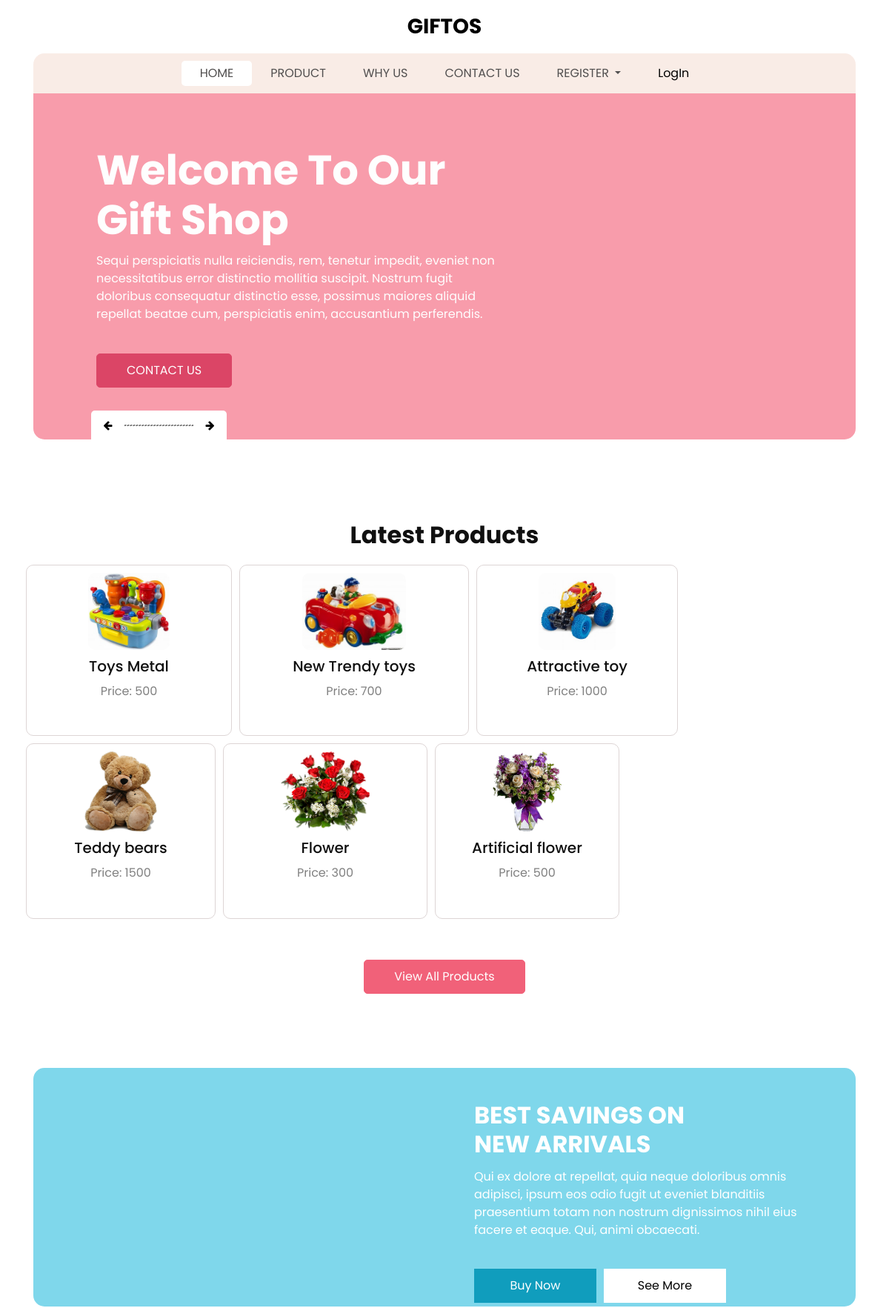
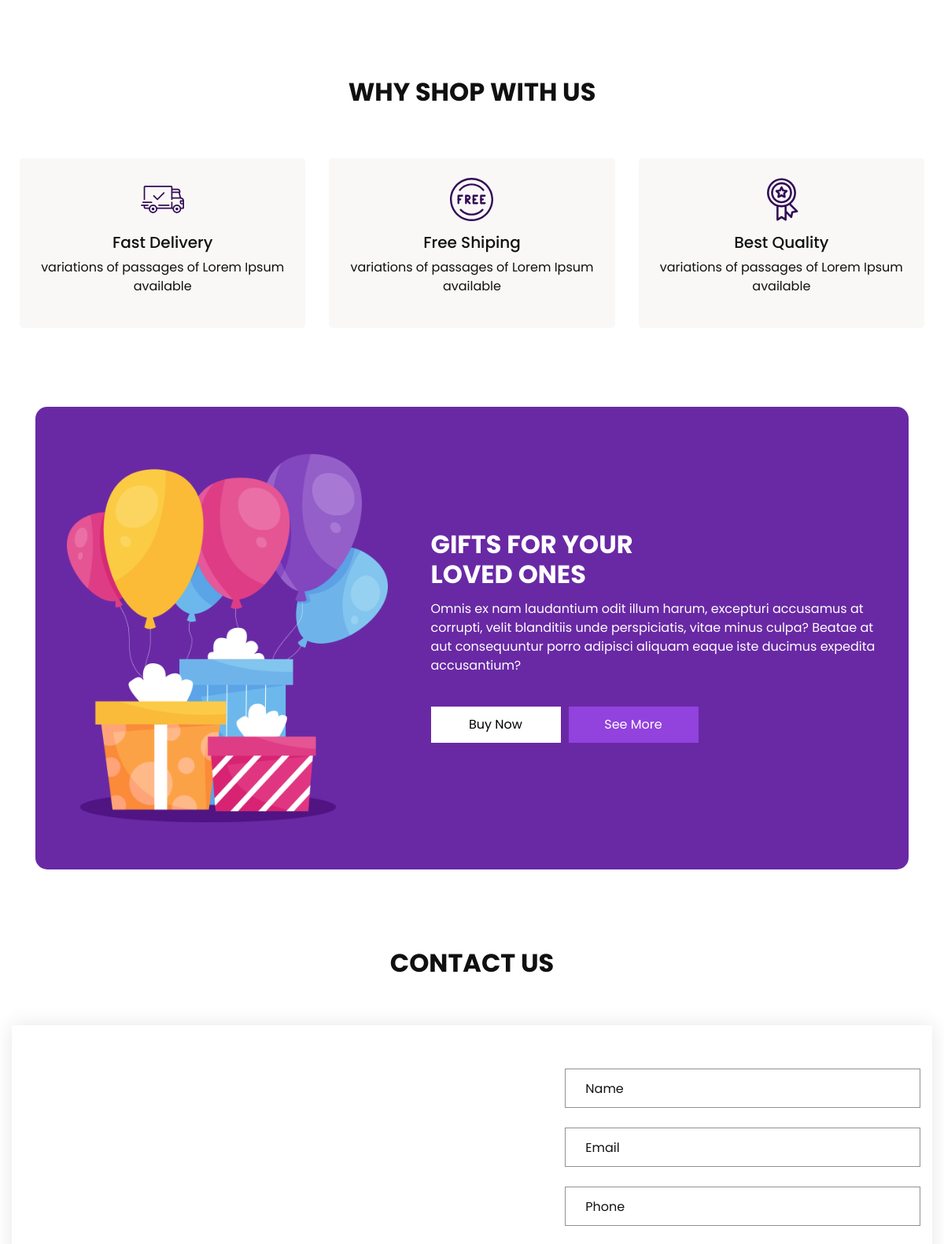
The page / (upper part) on the database its author committed (2 pictures, top to bottom).
### app/models.py (models this page shows)
class Product(models.Model):
    product_id=models.ForeignKey(Company,on_delete=models.CASCADE)
    name=models.CharField(max_length=100)
    image=models.FileField(upload_to='media')
    description=models.CharField(max_length=100)
    price=models.IntegerField()
    category=models.CharField(null=True,blank=True,max_length=100)
    product_quantity=models.IntegerField(null=True,blank=True)
    color = models.ManyToManyField(Color)
    size = models.ManyToManyField(Size)

### app/views.py (the view)
# urls.py: path('',views.index),
def index(request):
    products=Product.objects.all()
    return render(request,'index.html',{'products':products})

### templates/index.html (shortened to what this page needs)
<!DOCTYPE html>
{% load static %}
<html>
<head>
  <link href="https://cdn.jsdelivr.net/npm/bootstrap@5.3.3/dist/css/bootstrap.min.css" rel="stylesheet">
  <link rel="stylesheet" type="text/css" href="https://cdnjs.cloudflare.com/ajax/libs/OwlCarousel2/2.3.4/assets/owl.carousel.min.css" />
  <link rel="stylesheet" type="text/css" href="{% static 'css/bootstrap.css' %}" />
  <link href="{% static 'css/style.css' %}" rel="stylesheet" />
  <link href="{% static 'css/responsive.css' %}" rel="stylesheet" />
</head>
<body>
  {% block content %}
  <div class="hero_area">
    <header class="header_section">
      <nav class="navbar navbar-expand-lg custom_nav-container ">
        <a class="navbar-brand" href="index.html">
          <span>
            Giftos
          </span>
        </a>
        <div class="collapse navbar-collapse" id="navbarSupportedContent">
          <ul class="navbar-nav  ">
            <li class="nav-item active">
              <a class="nav-link" href="{% static 'index.html' %}">Home <span class="sr-only">(current)</span></a>
            </li>
            <li class="nav-item">
              <a class="nav-link" href="#product">
                Product
              </a>
            </li>
            <li class="nav-item">
              <a class="nav-link" href="#WhyUs">
                Why Us
              </a>
            </li>
            <li class="nav-item">
              <a class="nav-link" href="#ContactUs">
                Contact Us
              </a>
            </li>
            <li class="nav-item dropdown">
              <a class="nav-link dropdown-toggle" href="#" role="button" data-bs-toggle="dropdown" aria-expanded="false">
                Register
              </a>
            </li>
          </ul>
          <div class="user_option">
              <span>
                <a href="login">LogIn</a>
              </span>
          </div>
        </div>
      </nav>
    </header>
    {% endblock %}
    <section class="slider_section">
      <div class="slider_container">
        <div id="carouselExampleIndicators" class="carousel slide" data-ride="carousel">
          <div class="carousel-inner">
            <div class="carousel-item active">
              <div class="container-fluid">
                <div class="row">
                  <div class="col-md-7">
                    <div class="detail-box">
                      <h1>
                        Welcome To Our <br>
                        Gift Shop
                      </h1>
                      <p>
                        Sequi perspiciatis nulla reiciendis, rem, tenetur impedit, eveniet non necessitatibus error distinctio mollitia suscipit. Nostrum fugit doloribus consequatur distinctio esse, possimus maiores aliquid repellat beatae cum, perspiciatis enim, accusantium perferendis.
                      </p>
                      <a href="">
                        Contact Us
                      </a>
                    </div>
                  </div>
                  <div class="col-md-5 ">
                    <div class="img-box">
                    </div>
                  </div>
                </div>
              </div>
            </div>
          </div>
          <div class="carousel_btn-box">
            <a class="carousel-control-prev" href="#carouselExampleIndicators" role="button" data-slide="prev">
              <i class="fa fa-arrow-left" aria-hidden="true"></i>
            </a>
            <img src="{% static 'images/line.png' %}" alt="" />
            <a class="carousel-control-next" href="#carouselExampleIndicators" role="button" data-slide="next">
              <i class="fa fa-arrow-right" aria-hidden="true"></i>
            </a>
          </div>
        </div>
      </div>
    </section>
  </div>
  <section class="shop_section layout_padding" id="product">
    <div class="container">
      <div class="container">
        <h2>Latest Products</h2>
        <div class="product-grid">
          {% for i in products|slice:6 %}
            <div class="product-card">
                <a href="{% url 'login' %}"><img src="{{ i.image.url }}" alt="{{ i.name }}"></a>
                <h3>{{ i.name }}</h3>
                <p>Price: {{ i.price }}</p>
            </div>
            {% endfor %}
        </div>
    </div>
      <div class="btn-box">
        <a href="{% url 'viewproducts' %}">
          View All Products
        </a>
      </div>
    </div>
  </section>
  <section class="saving_section ">
    <div class="box">
      <div class="container-fluid">
        <div class="row">
          <div class="col-lg-6">
            <div class="img-box">
            </div>
          </div>
          <div class="col-lg-6">
            <div class="detail-box">
              <div class="heading_container">
                <h2>
                  Best Savings on <br>
                  new arrivals
                </h2>
              </div>
              <p>
                Qui ex dolore at repellat, quia neque doloribus omnis adipisci, ipsum eos odio fugit ut eveniet blanditiis praesentium totam non nostrum dignissimos nihil eius facere et eaque. Qui, animi obcaecati.
              </p>
              <div class="btn-box">
                <a href="#" class="btn1">
                  Buy Now
                </a>
                <a href="#" class="btn2">
                  See More
                </a>
              </div>
            </div>
          </div>
        </div>
      </div>
    </div>
  </section>
  <section class="why_section layout_padding" id="WhyUs">
    <div class="container">
      <div class="heading_container heading_center">
        <h2>
          Why Shop With Us
        </h2>
      </div>
      <div class="row">
        <div class="col-md-4">
          <div class="box ">
            <div class="img-box">
            </div>
            <div class="detail-box">
              <h5>
                Fast Delivery
              </h5>
              <p>
                variations of passages of Lorem Ipsum available
              </p>
            </div>
          </div>
        </div>
        <div class="col-md-4">
          <div class="box ">
            <div class="img-box">
            </div>
            <div class="detail-box">
              <h5>
                Free Shiping
              </h5>
              <p>
                variations of passages of Lorem Ipsum available
              </p>
            </div>
          </div>
        </div>
        <div class="col-md-4">
          <div class="box ">
            <div class="img-box">
            </div>
            <div class="detail-box">
              <h5>
                Best Quality
              </h5>
              <p>
                variations of passages of Lorem Ipsum available
              </p>
            </div>
          </div>
        </div>
      </div>
    </div>
  </section>
  <section class="gift_section layout_padding-bottom">
    <div class="box ">
      <div class="container-fluid">
        <div class="row">
          <div class="col-md-5">
            <div class="img_container">
              <div class="img-box">
                <img src="{% static 'images/gifts.png' %}" alt="">
              </div>
            </div>
          </div>
          <div class="col-md-7">
            <div class="detail-box">
              <div class="heading_container">
                <h2>
                  Gifts for your <br>
                  loved ones
                </h2>
              </div>
              <p>
                Omnis ex nam laudantium odit illum harum, excepturi accusamus at corrupti, velit blanditiis unde perspiciatis, vitae minus culpa? Beatae at aut consequuntur porro adipisci aliquam eaque iste ducimus expedita accusantium?
              </p>
              <div class="btn-box">
                <a href="#" class="btn1">
                  Buy Now
                </a>
                <a href="#" class="btn2">
                  See More
                </a>
              </div>
            </div>
          </div>
        </div>
      </div>
    </div>
  </section>
  <section class="contact_section " id="ContactUs">
    <div class="container px-0">
      <div class="heading_container ">
        <h2 class="">
          Contact Us
        </h2>
      </div>
    </div>
    <div class="container container-bg">
      <div class="row">
        <div class="col-lg-7 col-md-6 px-0">
          <div class="map_container">
            <div class="map-responsive">
              <iframe src="https://www.google.com/maps/embed/v1/place?key=AIzaSyA0s1a7phLN0iaD6-UE7m4qP-z21pH0eSc&q=Eiffel+Tower+Paris+France" width="600" height="300" frameborder="0" style="border:0; width: 100%; height:100%" allowfullscreen></iframe>
            </div>
          </div>
        </div>
        <div class="col-md-6 col-lg-5 px-0">
          <form action="#">
            <div>
              <input type="text" placeholder="Name" />
            </div>
            <div>
              <input type="email" placeholder="Email" />
            </div>
            <div>
              <input type="text" placeholder="Phone" />
            </div>
          </form>
        </div>
      </div>
    </div>
  </section>
</body>
</html>

### static/css/responsive.css (style rules this page uses)
@media (min-width: 1200px) { .container { max-width: 1170px; } }

### templates/index.html (style rules this page uses)
.container { padding: 10px; text-align: center; }
.container h2 { font-size: 32px; margin-bottom: 20px; font-weight: bold; }
.product-grid { display: flex; flex-wrap: wrap; gap: 10px; }
.product-card { border: 1px solid rgb(221, 213, 213); border-radius: 10px; padding: 10px; background-color: white; text-align: center; position: relative; }
.product-card img { max-width: 50%; height: 50%; border-radius: 10px; }
.product-card h3 { font-size: 20px; margin: 10px 0; }
.product-card p { color: gray; font-size: 16px; }

### rows shown on the page
Product: image (picture), name "Toys Metal", price "500"
Product: image (picture), name "New Trendy toys", price "700"
Product: image (picture), name "Attractive toy", price "1000"
Product: image (picture), name "Teddy bears", price "1500"
Product: image (picture), name "Flower", price "300"
Product: image (picture), name "Artificial flower", price "500"
